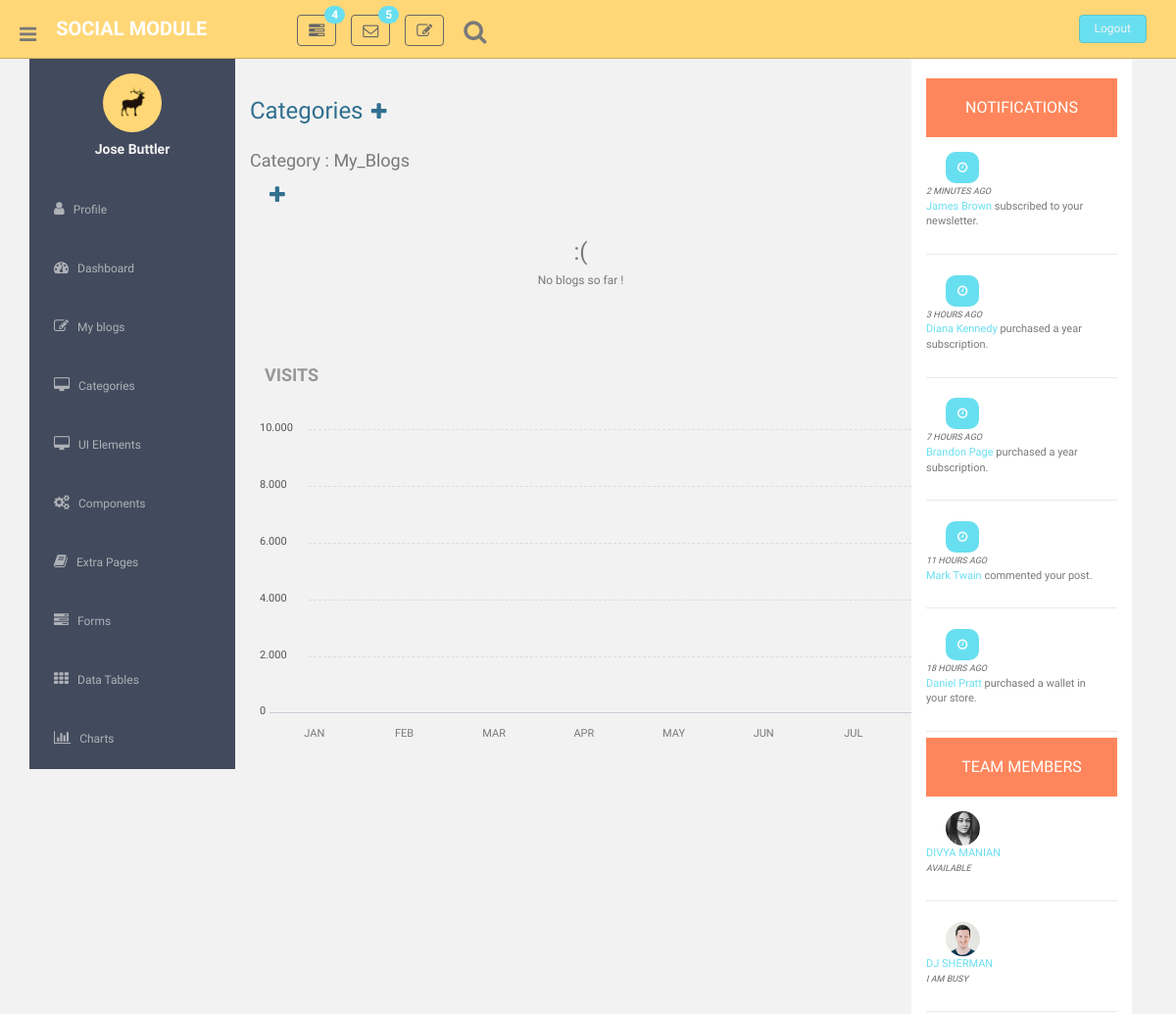
The app's page /blog/category/my_blogs/ (signed in, upper part), older data.
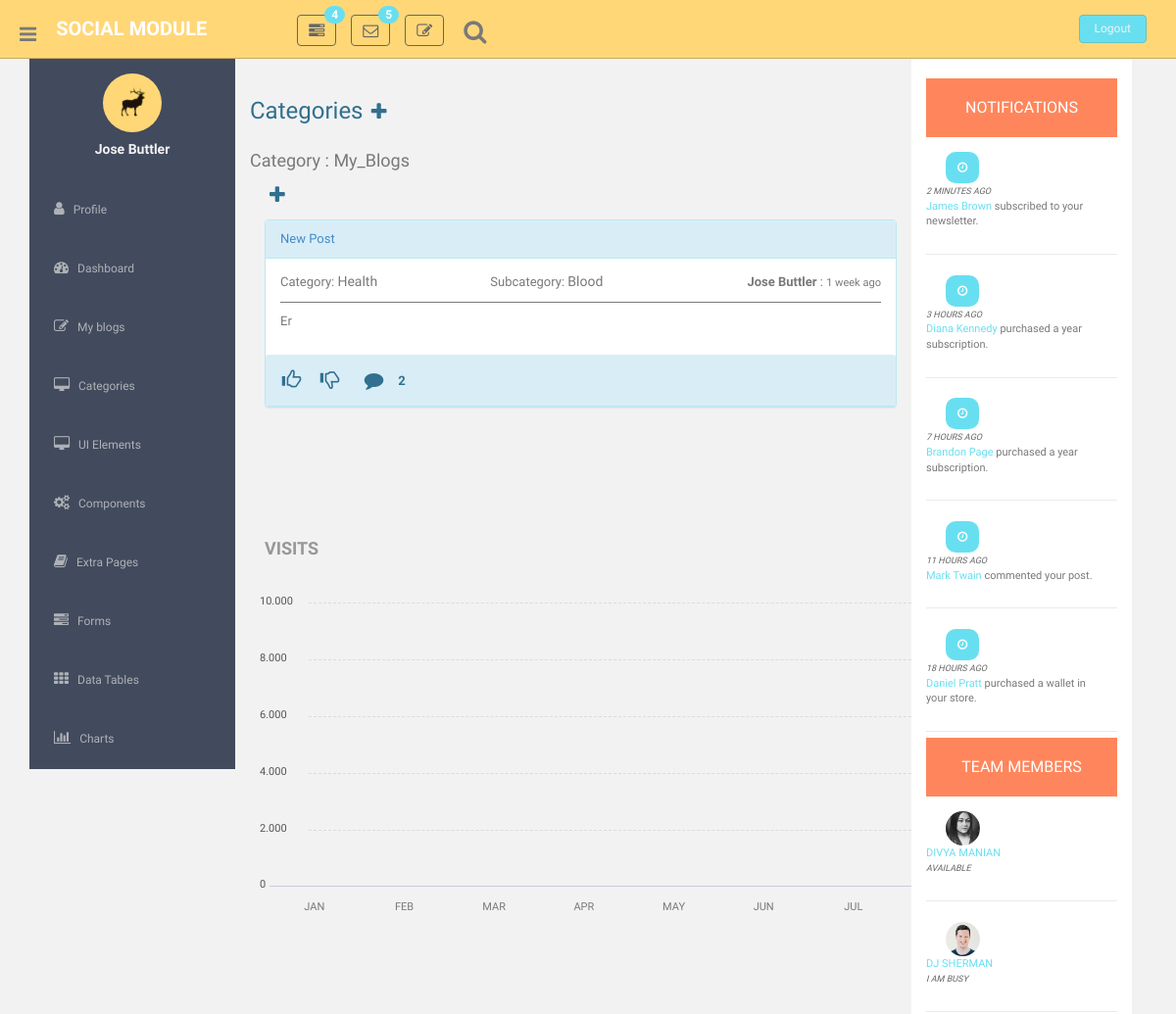
The same page, newer data.
### social/models.py (models this page shows, shortened)
class Post(models.Model):
    category = models.ForeignKey(Category, on_delete=models.CASCADE, null=True, blank=True)
    subcategory = models.ForeignKey(Subcategory, on_delete=models.CASCADE, null=True, blank=True)
    author = models.ForeignKey(settings.AUTH_USER_MODEL, on_delete=models.CASCADE)
    title = models.CharField(max_length=200)
    text = models.TextField()
    created_date = models.DateTimeField(default=timezone.now)
    published_date = models.DateTimeField(blank=True, null=True)
    is_active = models.BooleanField(default=True)

class Category(models.Model):
    category_name = models.CharField(max_length=256)
    class Meta:
        verbose_name = "category"
        verbose_name_plural = "categories"
    def __str__(self):
        return self.category_name

class Subcategory(models.Model):
    category_name =  models.ForeignKey(Category, on_delete=models.CASCADE)
    subcategory_name = models.CharField(max_length=256)
    class Meta:
        verbose_name = "subcategory"
        verbose_name_plural = "subcategories"
    def __str__(self):
        return self.subcategory_name

### social/views.py (the view, shortened to what this page needs)
# urls.py: path('blog/', views.blog, name="blog"),
@login_required
def blog(request, *args, **kwargs):
    categories_for_thumbnails = set()
    category_queryset = Category.objects.all()
    for category in category_queryset:
        categories_for_thumbnails.add(category.category_name)
    context = {}
    category = kwargs.get('key')
    if category is not None:
        try:
            category_obj = Category.objects.get(category_name=category)
        except:
            if category == 'my_blogs':
                my_blogs_obj = Post.objects.filter(author_id=request.user.id, is_active=True).order_by('-published_date')
                if my_blogs_obj.count() == 0:
                    context['invalid_or_unavailable_category'] = True
                    context['categories_post'] = sorted(categories_for_thumbnails)
                    context['higlight_category'] = category
                else:
                    num_posts = my_blogs_obj.count()
                    paginator_obj = Paginator(my_blogs_obj, 5)
                    page = request.GET.get('page')
                    posts = paginator_obj.get_page(page)
                    context['posts'] = posts
                    context['num_posts'] = num_posts
                    context['total_pages'] = paginator_obj.num_pages
                    context['higlight_category'] = category
                    context['categories_post'] = sorted(categories_for_thumbnails)
            else:
                messages.error(request, 'Invalid category.')
                return redirect(reverse('social:blog'))
    context['key'] = category
    return render(request,'blogs.html', context)

### social/templatetags/c_filters.py (called while the page is built)
@register.filter(name="count_length")
@stringfilter
def count_length(value):
    return len(value)

@register.simple_tag
def get_like_obj(post_id, user_id):
    try:
        obj = Like.objects.filter(post=post_id, user=user_id)
        if obj:
            return True
    except Like.DoesNotExist:
       return False

@register.simple_tag
def get_dislike_obj(post_id, user_id):
    try:
        obj = Dislike.objects.filter(post=post_id, user=user_id)
        if obj:
            return True
    except Dislike.DoesNotExist:
       return False

@register.simple_tag
def get_comments(queryset):
    return queryset.order_by('-id')

@register.simple_tag
def get_replies(queryset):
    return queryset.order_by('-replied_at')

@register.simple_tag
def refresh_timestamp(user_id):
    obj = Profile.objects.get(pk=user_id)
    obj.timestamp = timezone.now()
    obj.save()

@register.simple_tag
def newer(timestamp):
    if timestamp == '0 minutes':
        return True
    return False

@register.simple_tag
def check_timestamp(timestamp):
    print(timestamp)
    if timestamp == '0 minutes':
        return 'just now'
    else:
        return timestamp

### social/templates/blogs.html (shortened to what the changed rows need)
{% extends 'base.html' %}
{% load staticfiles %}
{% load mathfilters %}
{% load c_filters %}
{% block content %}
    <section id="main-content" style='overflow: hidden;'>
        <section class="wrapper">
                <div class="col-lg-9 main-chart">
                    <div class="row" style="margin-top: 5px;">
                        <div class="col-md-12 col-sm-12 mb" >
                            {% for post in posts %}
                                <div class="row" style="overflow: hidden;">
                                    <div class="post-div col-md-12 col-sm-12 mb" id="post-id-{{ post.id }}">
                                        <div class="panel panel-info " style="overflow: hidden;">
                                            <div class="panel-heading"><a href="{% url 'social:post-details' post.pk %}"><span id="post-title">{{ post.title | title }}</span></a>
                                            </div>
                                            <div class="panel-body">
                                                <div class="row">
                                                    <div class="col-md-4 col-lg-4 col-sm-4">
                                                        Category: <h5 style="display: inline;">{{ post.category | title }}</h5>
                                                    </div>
                                                    <div class="col-md-4 col-lg-4 col-sm-4">
                                                        Subcategory: <h5 style="display: inline;">{{ post.subcategory | title }}</h5>
                                                    </div>
                                                    <div class="col-md-4 col-lg-4 col-sm-4" style="text-align: right;">
                                                        <strong id="post-author">
                                                                {{ post.author.first_name | title }} {{ post.author.last_name | title }}</strong> :
                                                            <span id="post-published">
                                                            {% check_timestamp post.published_date|timesince as timestamp %}
                                                            {% if timestamp == 'just now'%}
                                                                <small>just now</small>
                                                            {% else %}
                                                                <small>{{ post.published_date|timesince }} ago</small>
                                                            {% endif %}
                                                            </span>
                                                    </div>
                                                </div>
                                                <hr style="border-top: 1px solid #797979;margin-top:10px;margin-bottom:10px;">
                                                <div id="post-text">
                                                    {% if post.text|count_length > 500 %}
                                                        {{ post.text |show_more|title|linebreaks }}
                                                        <a href="{% url 'social:post-details' post.id %}"><i class="glyphicon glyphicon-new-window"></i></a>
                                                    {% else %}
                                                        {{ post.text|title|linebreaks  }}
                                                    {% endif %}
                                                </div>
                                            </div>
                                            <div class="panel-heading" style="overflow: hidden;">
                                                <ul class="dlikes list-group" >
                                                    {% get_like_obj post.id request.user.id as like_obj %}
                                                    {% get_dislike_obj post.id request.user.id as dislike_obj %}
                                                        {% if like_obj %}
                                                        <li class="list-group-item">
                                                            <i onclick="undolike({{ post.id }})" style="transform:scale(1.5,1.5); cursor:pointer;" class="undolike likedislikeclass glyphicon glyphicon-thumbs-up" aria-hidden="true"></i>
                                                        </li>
                                                        {% else %}
                                                            <li class="list-group-item">
                                                                <i onclick="like({{ post.id }})" style="transform:scale(1.5,1.5);cursor:pointer;" class="like glyphicon glyphicon-thumbs-up" aria-hidden="true"></i>
                                                            </li>
                                                        {% endif %}
                                                        {% if post.likes.count > 0 %}
                                                            <li class="list-group-item">
                                                                <strong id="like-count">{{ post.likes.count }}</strong>
                                                            </li>
                                                        {% else %}
                                                            <li class="list-group-item">
                                                            </li>
                                                        {% endif %}
                                                    {% if dislike_obj %}
                                                    <li class="list-group-item">
                                                        <i onclick="undodislike({{ post.id }})" style="transform:scale(1.5,1.5); cursor:pointer;" class="undodislike likedislikeclass glyphicon glyphicon-thumbs-down" aria-hidden="true"></i>
                                                    </li>
                                                    {% else %}
                                                        <li class="list-group-item">
                                                            <i onclick="dislike({{ post.id }})" style="transform:scale(1.5,1.5);cursor:pointer;" class="dislike glyphicon glyphicon-thumbs-down" aria-hidden="true"></i>
                                                        </li>
                                                    {% endif %}
                                                    {% if post.dislikes.count > 0 %}
                                                        <li class="list-group-item">
                                                            <strong id="dislike-count">{{ post.dislikes.count }}</strong>
                                                        </li>
                                                    {% else %}
                                                        <li class="list-group-item">
                                                        </li>
                                                    {% endif %}
                                                    <li class="list-group-item comment-icon">
                                                        <i style="transform:scale(1.5,1.5); cursor:pointer;" class="fa fa-comment" aria-hidden="true"></i>
                                                    </li>
                                                    {% if post.comment_set.count > 0 %}
                                                        <li class="list-group-item">
                                                            <strong id="comment-count">{{ post.comment_set.count }}</strong>
                                                        </li>
                                                    {% else %}
                                                        <li class="list-group-item">
                                                            <strong id="comment-count"></strong>
                                                        </li>
                                                    {% endif %}
                                                </ul>
                                                            {% get_comments post.comment_set.all as ordered_comments %}
                                            </div>
                                        </div>
                                    </div>
                                </div>
                                <br>
                            {% endfor %}
                            {% if invalid_or_unavailable_category %}
                                    <div class="row" style="overflow: hidden;">
                                        <div class="col-sm-12 col-md-12 col-lg-12">
                                            <h3 class="text-center">:(</h3>
                                            <h6 class="text-center">No blogs so far !</h6>
                                        </div>
                                    </div>
                            {% endif %}
                        </div>
                    </div>
                </div>
            </div>
{% endblock %}

Row changes from the older to the newer data that the page shows:
added Post: title "New Post", category "Health", subcategory "Blood", author.first_name "Jose", author.last_name "Buttler", published_date "1 week", text "Er", comment_set.count "2"
Text that changed along with them:
text no longer shown: ":( No blogs so far !"
